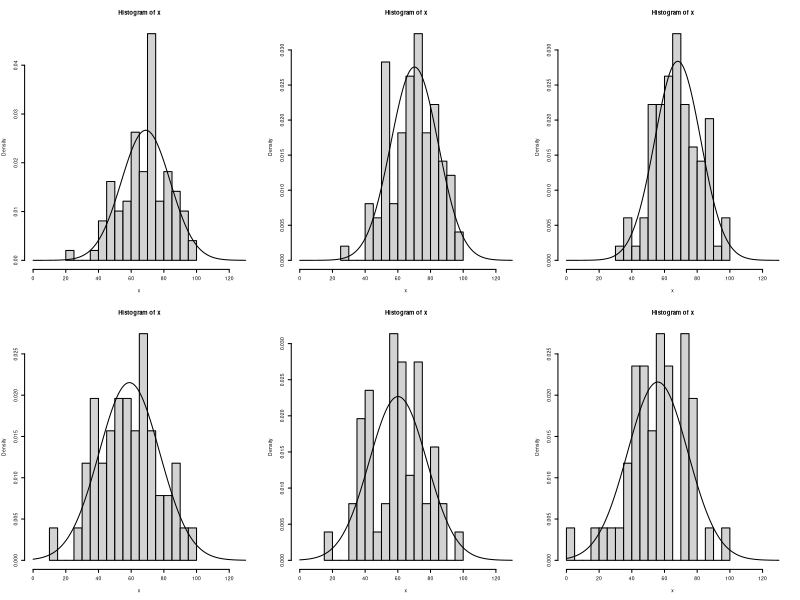
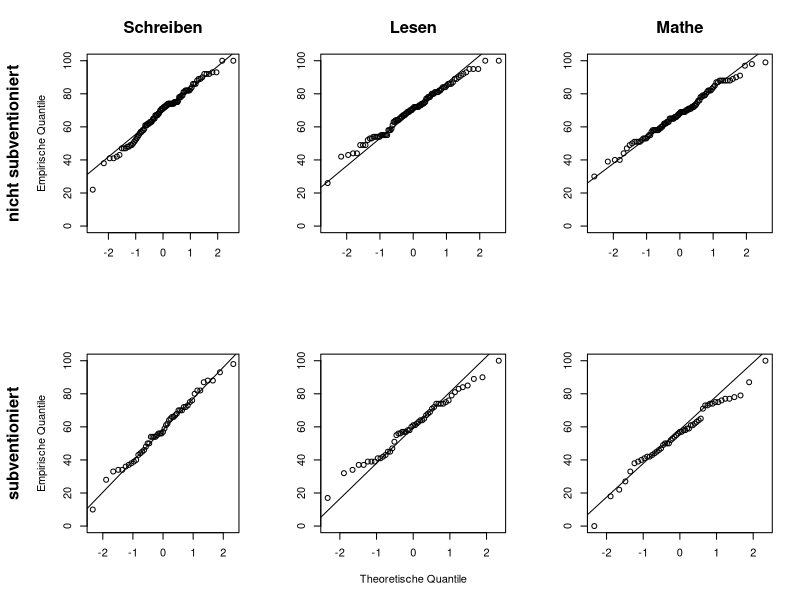
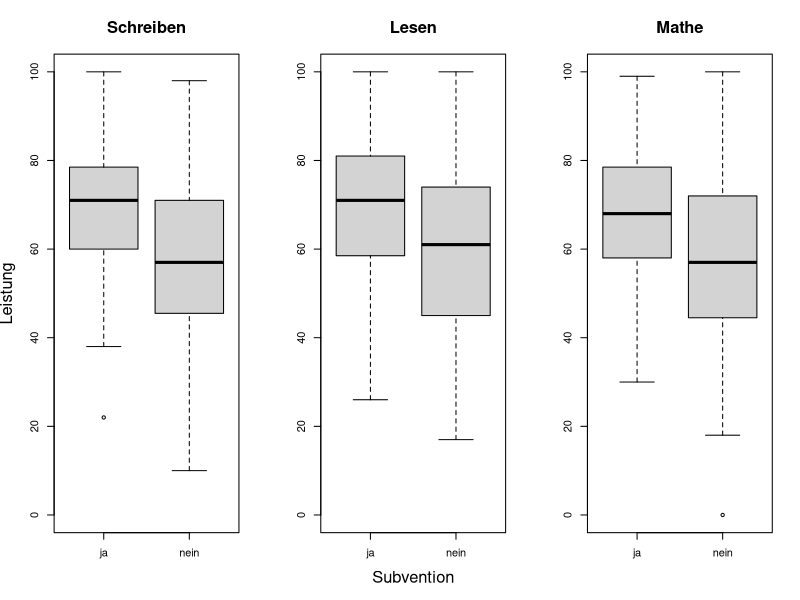

Here is the R script that generated these plots, in order:
#setwd("~/Documents/Studium/Statistik/Kurse/Fallstudien I/Projekt 2")
edu <- read.csv2("StudentsPerformance.csv")
attach(edu)

# zu aufgabe 1: 
sum(edu$test.preparation.course == "completed")/
  length(edu$test.preparation.course) 
# 31 % der Schueler*innen haben einen Vorkurs gemacht 

## Aufgabe 2

# annahme: 100 ist beste Note, 0 ist schlechteste Note 

length(lunch) # 150 probanden
unique(lunch) # subventioniert vs. nicht subventioniert (2 Auspraegungen)

# Datensatz nach den beiden Gruppen aufteilen:
lunch_split <- split(edu, lunch) 
names(lunch_split)[1] <- c("free_reduced") # so einfacher zu coden
attach(lunch_split)

length(free_reduced$race.ethnicity)/length(edu$lunch) # nur 51/150, also  
# 34 % der probanden bekommt das Essen subventioniert 

# selbst erstmal Ueberblick ueber Mittelwerte in den einzelnen Faechern je nach 
# lunch-Gruppe verschaffen: 
attach(free_reduced)
mean(math.score) # 56
mean(reading.score) # 60
mean(writing.score) # 59
detach(free_reduced)

attach(standard)
mean(math.score) # 68 
mean(reading.score) # 70
mean(writing.score) # 69
detach(standard)

# --> die nicht-subventionierten Schueler haben im Schnitt 10 Score-Punkte
# mehr in jedem Fach 

## Vortests auf Normalverteilung und gleiche Varianz fuer T-Test
# (denn Annahme bei t-Test: Das untersuchte Merkmal ist in den Grundgesamtheiten 
# der beiden Gruppen normalverteilt mit gleichen Varianzen)

# Rominas verallgemeinerte Vortest-Funktion:

vortests.ttest.faecher <- function(score, gruppe1, gruppe2){
  
  if(score == "math"){
    gruppe1 <- gruppe1$math.score
    gruppe2 <- gruppe2$math.score
    all <- c(gruppe1, gruppe2)
  }else if(score == "reading"){
    gruppe1 <- gruppe1$reading.score
    gruppe2 <- gruppe2$reading.score
    all <- c(gruppe1, gruppe2)
  }else if(score == "writing"){
    gruppe1 <- gruppe1$writing.score
    gruppe2 <- gruppe2$writing.score
    all <- c(gruppe1, gruppe2)
  }
  else return("falsche score-Eingabe")
  
  # Shapiro-Test auf Normalverteilung, die Voraussetzung ist fuer Bartlett-Test:
  norm_gruppe1 <- shapiro.test(gruppe1)$p.value
  norm_gruppe2 <- shapiro.test(gruppe2)$p.value
  
  # Falls nicht erfuellt:
  if(norm_gruppe1 < 0.05 | norm_gruppe2 < 0.05){
    cat("Folgende Stichprobe ist nicht normalverteilt: \n")
    if(norm_gruppe1 < 0.05){
      cat("Gruppe 1, P-Wert:", norm_gruppe1)
    }
    if(norm_gruppe2 < 0.05){
      cat("Gruppe 2, P-Wert:", norm_gruppe2)
    }
  }
  
  # Falls doch erfuellt:
  else{
    varianzgleichheit <- bartlett.test(list(gruppe1, gruppe2))$p.value
    
    cat("Shapiro Wilk Test auf Normalverteilung: \n \n")
    cat("p-Wert Gruppe 1", norm_gruppe1, "\n")
    cat("p-Wert Gruppe 2", norm_gruppe2, "\n \n")
    
    cat("Bartlett Test auf Varianzgleichheit in beiden Stichproben: \n p-Wert", 
        varianzgleichheit)
  }
}

vortests.ttest.faecher("math", standard, free_reduced)
vortests.ttest.faecher("writing", standard, free_reduced)
vortests.ttest.faecher("reading", standard, free_reduced)

# -> p-Werte ueber 0.05 bei lesen und schreiben, die Annahmen koennen hier
# beibehalten werden, bei Mathe ist p-Wert des Bartlett-Tests bei 0.023,
# hier muss Alternative zum T-Test her: Welch-Test ist wie t-Test bei versch. 
# Varianzen

## Visualisierung der Normalverteilungsueberpruefung

# Histogramme mit eingezeichneter Normalverteilungskurve 

hist.faecher <- function(x){
  hist(x, xlim = c(0, 130), freq = FALSE, breaks = 20)
  lines(seq(0, 130, 0.1), dnorm(seq(0,130, 0.1), mean = mean(x), sd = sd(x)), add = TRUE)
}

op <- par(mfrow = c(2,3), cex = 0.3)
attach(standard)
hist.faecher(writing.score)
hist.faecher(reading.score)
hist.faecher(math.score)
detach(standard)
attach(free_reduced)
hist.faecher(writing.score)
hist.faecher(reading.score)
hist.faecher(math.score)
detach(free_reduced)
par(op)



# QQ-Plots
qqmatrix <- function(gruppe1, gruppe2, ylab1, ylab2){
  op <- par(mfrow = c(2,3), cex.main = 1.5)
  opq <- par(mar = c(5,6.5,4,2) + 0.1)
  attach(gruppe1)
  qqnorm(writing.score, main = "Schreiben", xlab = "", ylab = 
           "Empirische Quantile", ylim = c(0,100))
  qqline(writing.score)
  title(ylab = ylab1, line = 5, cex.lab = 1.5, font.lab = 2)
  par(opq)
  qqnorm(reading.score, main = "Lesen", xlab = "", ylab = "", ylim = c(0,100))
  qqline(reading.score)
  qqnorm(math.score, main = "Mathe", xlab = "", ylab = "", ylim = c(0,100))
  qqline(math.score)
  detach(gruppe1)
  opq <- par(mar = c(5,6.5,4,2) + 0.1)
  attach(gruppe2)
  qqnorm(writing.score, xlab = "", ylab = 
           "Empirische Quantile", main = "", mar = c(5,6,4,2) + 0.1, ylim = c(0,100))
  qqline(writing.score)
  title(ylab = ylab2, line = 5, cex.lab = 1.5, font.lab = 2)
  par(opq)
  qqnorm(reading.score, xlab = "Theoretische Quantile", ylab = "", main = "",
         ylim = c(0,100))
  qqline(reading.score)
  qqnorm(math.score, xlab = "", ylab = "", main = "", ylim = c(0,100))
  qqline(math.score)
  detach(gruppe2)
  par(op)
}  

#pdf("qq_lunch.pdf", width = 13)
qqmatrix(standard, free_reduced, "nicht subventioniert",
         "subventioniert")
#dev.off()


## T-Tests und Welch-Test zum Lagevergleich der Noten von subventionierten und nicht
## subventionierten Schuelern 

# weitere Annahme: die Noten der subventionierten haengen nicht von den Noten der 
# nicht-subventionierten Schueler ab 

# lesen und schreiben - T-Test
t.test(free_reduced$reading.score, standard$reading.score, var.equal = TRUE)
t.test(free_reduced$writing.score, standard$writing.score, var.equal = TRUE)

## mathe - Welch-Test
t.test(free_reduced$math.score, standard$math.score)  

# alle p-Werte unter 0.05 -> Lageunterschied signifikant 
# keine Adjustierung des p-Wertes, da nicht die selben Daten mehrmals benutzt (?)

## man koennte auch Unterschied generell, also faecherunspezifisch testen: 
## (aber laut Basti nicht gewollt)

attach(free_reduced)
total_free_reduced <- c(math.score, reading.score, writing.score)
detach(free_reduced)
attach(standard)
total_standard <- c(math.score, reading.score, writing.score)
detach(standard)
shapiro.test(total_free_reduced) 
shapiro.test(total_standard)
# Normalverteilung --> check 
bartlett.test(list(total_free_reduced, total_standard)) 
# hier koennen aber keine gleichen Varianzen angenommen werden (wohl wegen Mathe)
# also theoretisch wieder Welch-Test 

## Visualisierungen

# Vergleich aller Faecher zusammen:
# boxplot(list(total_free_reduced, total_standard), names = c("ja", "nein"), 
#        xlab = "Subvention", ylab = "Leistungen", main = "Vergleich von Schülern
#        mit und ohne staatliche Unterstützung") 


# Vergleich nach Faechern:
boxpl <- function(gruppe1, gruppe2, xlab){
  op2 <- par(mfrow = c(1,3), cex.lab = 1.5, cex.main = 1.5)
  boxplot(list(gruppe1$writing.score, gruppe2$writing.score), names = c("ja", "nein"), 
          main = "Schreiben", ylim = c(0,100), ylab = "Leistung")
  boxplot(list(gruppe1$reading.score, gruppe2$reading.score), names = c("ja", "nein"), 
          xlab = xlab, main = "Lesen", ylim = c(0,100)) # range?
  boxplot(list(gruppe1$math.score, gruppe2$math.score), names = c("ja", "nein"), 
          main = "Mathe", ylim = c(0,100))
  par(op2)
}

#pdf("boxplots_lunch.pdf", width = 13)
boxpl(lunch_split$standard, lunch_split$free_reduced, "Subvention")
#dev.off()






